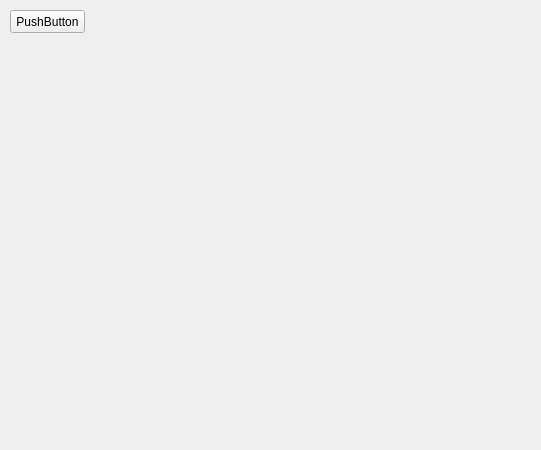
<?xml version="1.0" encoding="UTF-8"?>
<ui version="4.0">
 <class>Form</class>
 <widget class="QWidget" name="Form">
  <property name="geometry">
   <rect>
    <x>0</x>
    <y>0</y>
    <width>541</width>
    <height>450</height>
   </rect>
  </property>
  <property name="windowTitle">
   <string>Form</string>
  </property>
  <widget class="QPushButton" name="pushButton">
   <property name="geometry">
    <rect>
     <x>10</x>
     <y>10</y>
     <width>75</width>
     <height>23</height>
    </rect>
   </property>
   <property name="text">
    <string>PushButton</string>
   </property>
  </widget>
 </widget>
 <resources/>
 <connections/>
</ui>
